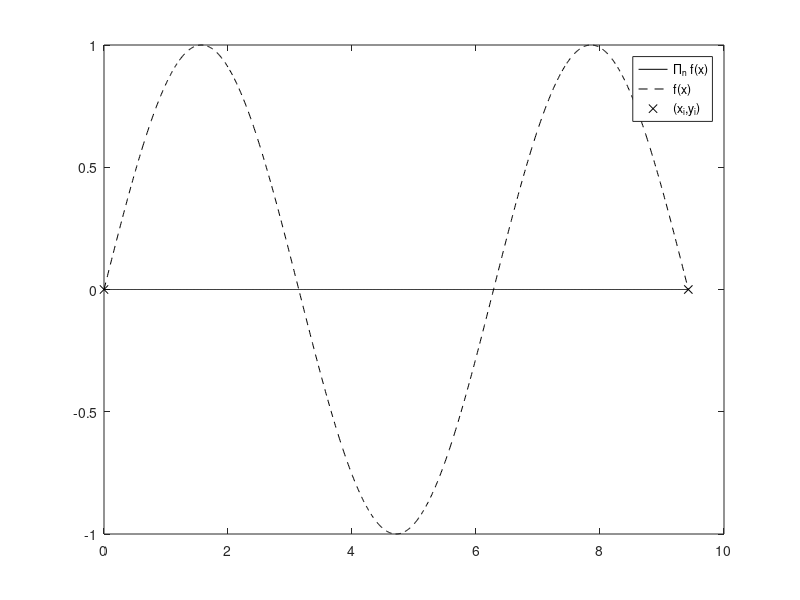
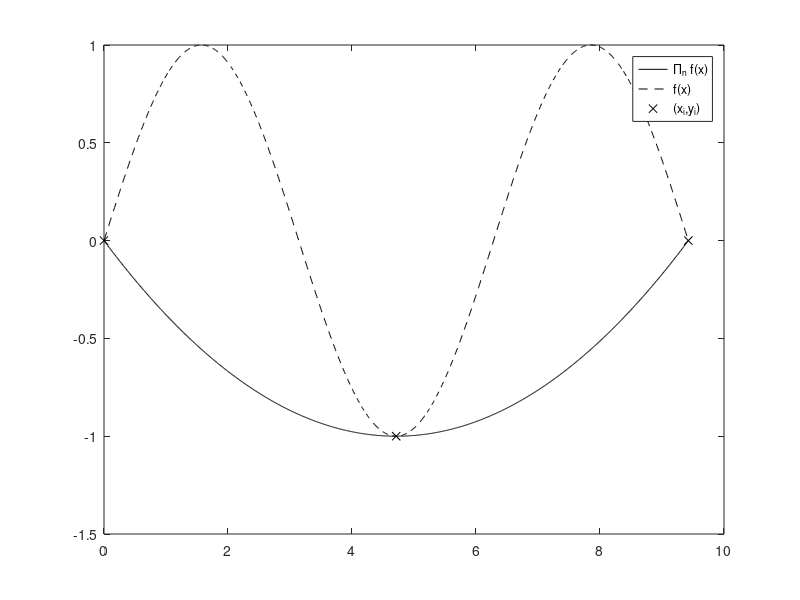
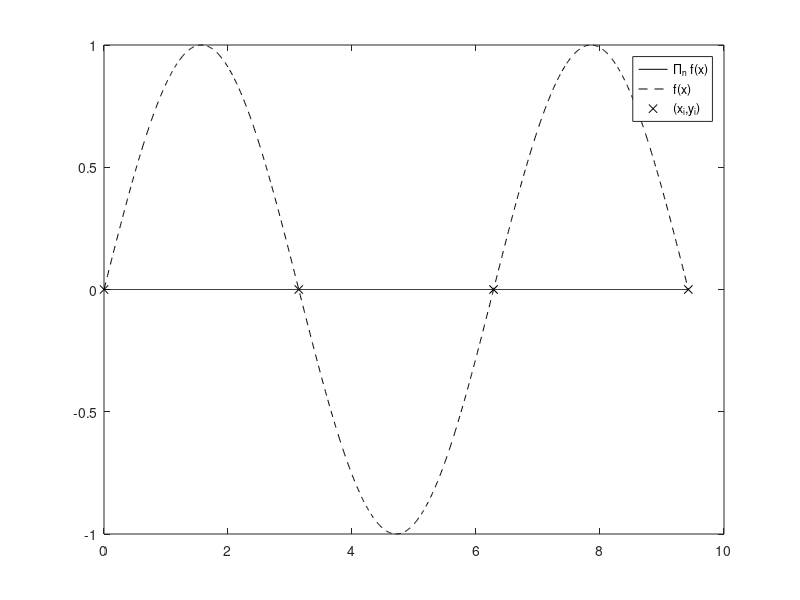
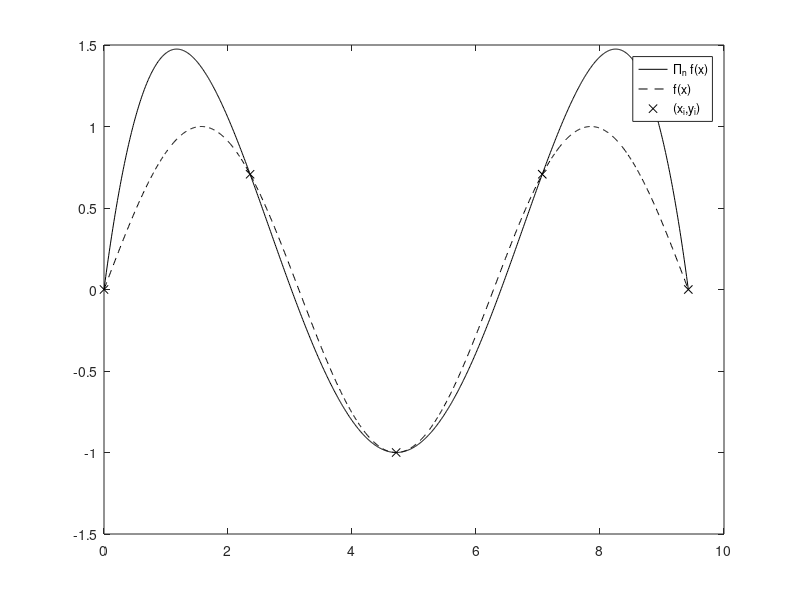

Write the MATLAB code that produced these figures, in order.
f = @(x) sin( x );   a = 0;   b = 3 * pi;
n_vect = 1 : 7;   % vector containing all the degrees of desired polynomials
x_values = linspace( a, b, 1001 );  
f_values = f( x_values );
for n = n_vect    % for all the degrees in n_vect
    x_nodes = linspace( a, b, n + 1 );
    y_nodes = f( x_nodes );
    P = polyfit( x_nodes, y_nodes, n );
    P_values = polyval( P, x_values );
    figure( n );
    plot( x_values, P_values, '-k', ...
               x_values, f_values, '--k', x_nodes, y_nodes, 'xk'  );
    legend( '\Pi_n f(x)', 'f(x)', '(x_i,y_i)');    
end